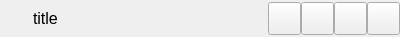
<?xml version="1.0" encoding="UTF-8"?>
<ui version="4.0">
 <class>TitleWidget</class>
 <widget class="QWidget" name="TitleWidget">
  <property name="geometry">
   <rect>
    <x>0</x>
    <y>0</y>
    <width>400</width>
    <height>37</height>
   </rect>
  </property>
  <property name="sizePolicy">
   <sizepolicy hsizetype="Preferred" vsizetype="Fixed">
    <horstretch>0</horstretch>
    <verstretch>0</verstretch>
   </sizepolicy>
  </property>
  <property name="windowTitle">
   <string>Form</string>
  </property>
  <layout class="QHBoxLayout" name="horizontalLayout">
   <property name="spacing">
    <number>0</number>
   </property>
   <property name="leftMargin">
    <number>0</number>
   </property>
   <property name="topMargin">
    <number>0</number>
   </property>
   <property name="rightMargin">
    <number>0</number>
   </property>
   <property name="bottomMargin">
    <number>0</number>
   </property>
   <item>
    <widget class="QWidget" name="titleWidget" native="true">
     <property name="sizePolicy">
      <sizepolicy hsizetype="Preferred" vsizetype="Fixed">
       <horstretch>0</horstretch>
       <verstretch>0</verstretch>
      </sizepolicy>
     </property>
     <layout class="QHBoxLayout" name="horizontalLayout_2">
      <property name="spacing">
       <number>0</number>
      </property>
      <property name="leftMargin">
       <number>0</number>
      </property>
      <property name="topMargin">
       <number>0</number>
      </property>
      <property name="rightMargin">
       <number>0</number>
      </property>
      <property name="bottomMargin">
       <number>0</number>
      </property>
      <item>
       <widget class="QLabel" name="titleIco">
        <property name="sizePolicy">
         <sizepolicy hsizetype="Fixed" vsizetype="Preferred">
          <horstretch>0</horstretch>
          <verstretch>0</verstretch>
         </sizepolicy>
        </property>
        <property name="minimumSize">
         <size>
          <width>33</width>
          <height>33</height>
         </size>
        </property>
        <property name="maximumSize">
         <size>
          <width>33</width>
          <height>33</height>
         </size>
        </property>
        <property name="font">
         <font>
          <pointsize>9</pointsize>
         </font>
        </property>
        <property name="text">
         <string/>
        </property>
        <property name="alignment">
         <set>Qt::AlignCenter</set>
        </property>
       </widget>
      </item>
      <item>
       <widget class="QLabel" name="title">
        <property name="minimumSize">
         <size>
          <width>200</width>
          <height>33</height>
         </size>
        </property>
        <property name="maximumSize">
         <size>
          <width>16777215</width>
          <height>33</height>
         </size>
        </property>
        <property name="font">
         <font>
          <pointsize>12</pointsize>
         </font>
        </property>
        <property name="text">
         <string>title</string>
        </property>
       </widget>
      </item>
      <item>
       <widget class="QWidget" name="menuWidget" native="true">
        <property name="sizePolicy">
         <sizepolicy hsizetype="Fixed" vsizetype="Preferred">
          <horstretch>0</horstretch>
          <verstretch>0</verstretch>
         </sizepolicy>
        </property>
        <layout class="QHBoxLayout" name="horizontalLayout_3">
         <property name="spacing">
          <number>0</number>
         </property>
         <property name="leftMargin">
          <number>0</number>
         </property>
         <property name="topMargin">
          <number>0</number>
         </property>
         <property name="rightMargin">
          <number>0</number>
         </property>
         <property name="bottomMargin">
          <number>0</number>
         </property>
         <item>
          <widget class="QPushButton" name="skinButton">
           <property name="sizePolicy">
            <sizepolicy hsizetype="Minimum" vsizetype="Expanding">
             <horstretch>0</horstretch>
             <verstretch>0</verstretch>
            </sizepolicy>
           </property>
           <property name="minimumSize">
            <size>
             <width>33</width>
             <height>33</height>
            </size>
           </property>
           <property name="maximumSize">
            <size>
             <width>33</width>
             <height>33</height>
            </size>
           </property>
           <property name="text">
            <string/>
           </property>
          </widget>
         </item>
         <item>
          <widget class="QPushButton" name="minButton">
           <property name="sizePolicy">
            <sizepolicy hsizetype="Minimum" vsizetype="Expanding">
             <horstretch>0</horstretch>
             <verstretch>0</verstretch>
            </sizepolicy>
           </property>
           <property name="minimumSize">
            <size>
             <width>33</width>
             <height>33</height>
            </size>
           </property>
           <property name="maximumSize">
            <size>
             <width>33</width>
             <height>33</height>
            </size>
           </property>
           <property name="styleSheet">
            <string notr="true"/>
           </property>
           <property name="text">
            <string/>
           </property>
          </widget>
         </item>
         <item>
          <widget class="QPushButton" name="maxButton">
           <property name="sizePolicy">
            <sizepolicy hsizetype="Minimum" vsizetype="Expanding">
             <horstretch>0</horstretch>
             <verstretch>0</verstretch>
            </sizepolicy>
           </property>
           <property name="minimumSize">
            <size>
             <width>33</width>
             <height>33</height>
            </size>
           </property>
           <property name="maximumSize">
            <size>
             <width>33</width>
             <height>33</height>
            </size>
           </property>
           <property name="styleSheet">
            <string notr="true"/>
           </property>
           <property name="text">
            <string/>
           </property>
          </widget>
         </item>
         <item>
          <widget class="QPushButton" name="closeButton">
           <property name="sizePolicy">
            <sizepolicy hsizetype="Minimum" vsizetype="Expanding">
             <horstretch>0</horstretch>
             <verstretch>0</verstretch>
            </sizepolicy>
           </property>
           <property name="minimumSize">
            <size>
             <width>33</width>
             <height>33</height>
            </size>
           </property>
           <property name="maximumSize">
            <size>
             <width>33</width>
             <height>33</height>
            </size>
           </property>
           <property name="styleSheet">
            <string notr="true"/>
           </property>
           <property name="text">
            <string/>
           </property>
          </widget>
         </item>
        </layout>
       </widget>
      </item>
     </layout>
    </widget>
   </item>
  </layout>
 </widget>
 <resources/>
 <connections/>
</ui>
